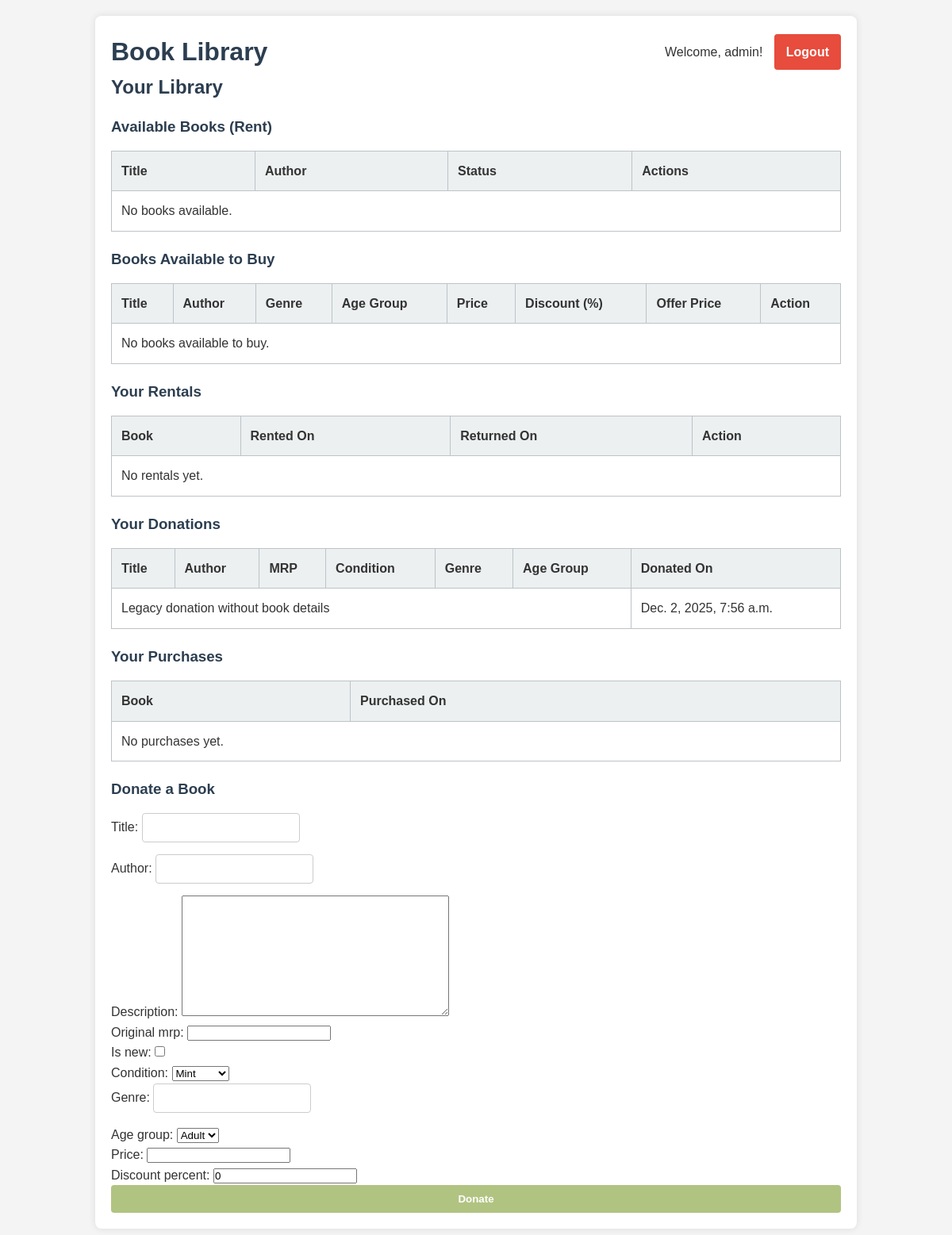
Before: / (signed in) with the older database file.
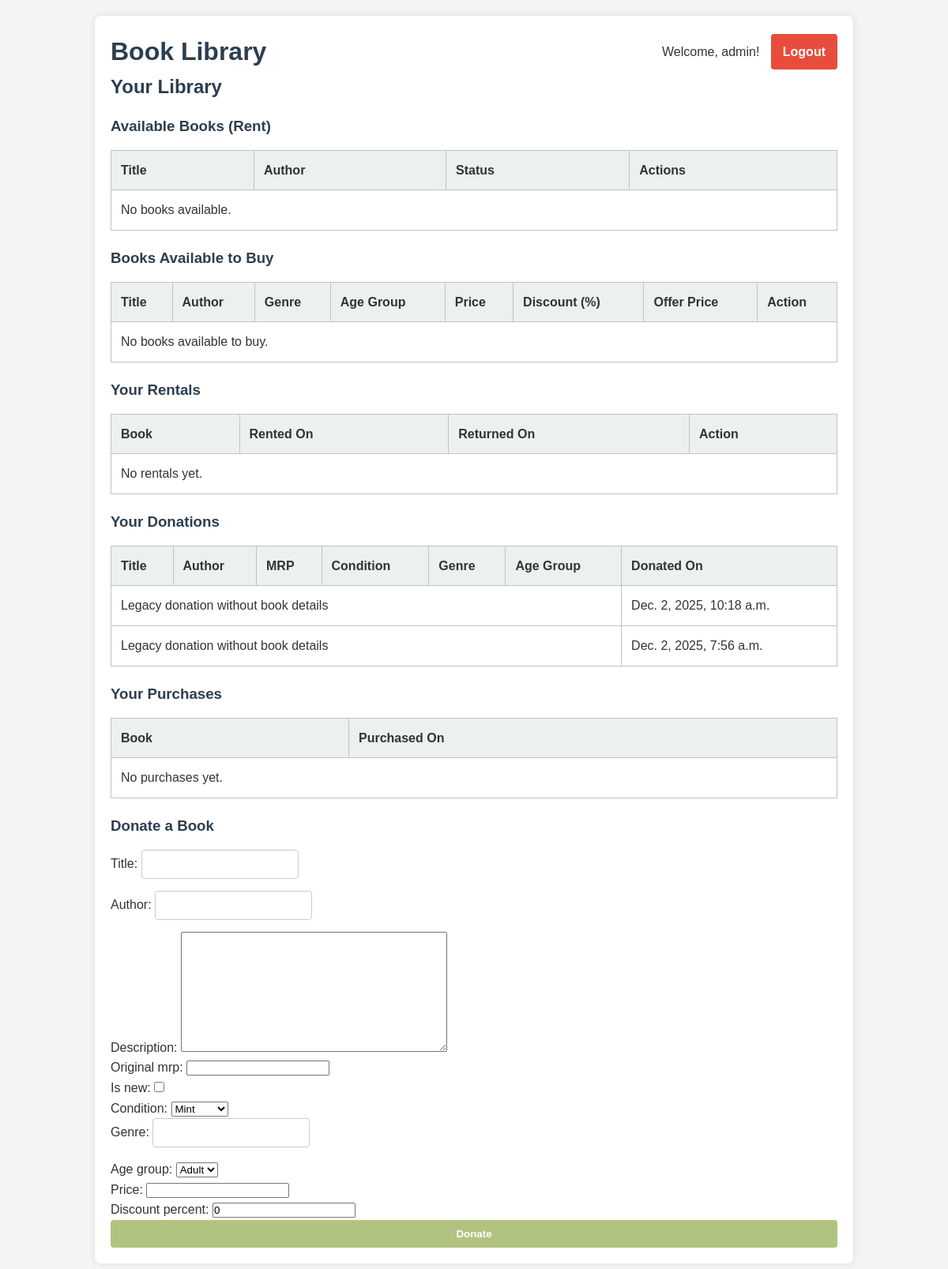
After: the same page with the newer database file.
### library_app/models.py (models this page shows, shortened)
class Donation(models.Model):
    user = models.ForeignKey(User, on_delete=models.CASCADE)
    book = models.ForeignKey(Book, on_delete=models.CASCADE, null=True, blank=True)
    donated_on = models.DateTimeField(auto_now_add=True)

### library_app/views.py (the view)
# urls.py: path('', views.library_home, name='library-home'),
@login_required
def library_home(request):
    books = Book.objects.all()
    buyable_books = Book.objects.filter(price__isnull=False)
    rentals = Rental.objects.filter(user=request.user).order_by('-rented_on')
    donations = Donation.objects.filter(user=request.user).select_related('book').order_by('-donated_on')
    purchases = Purchase.objects.filter(user=request.user).select_related('book').order_by('-purchased_on')
    donation_form = DonationBookForm()
    context = {
        'books': books,
        'buyable_books': buyable_books,
        'rentals': rentals,
        'donations': donations,
        'purchases': purchases,
        'donation_form': donation_form,
    }
    return render(request, 'library_app/home.html', context)

### library_app/forms.py
class DonationBookForm(forms.ModelForm):
    class Meta:
        model = Book
        fields = [
            'title',
            'author',
            'description',
            'original_mrp',
            'is_new',
            'condition',
            'genre',
            'age_group',
            'price',
            'discount_percent',
        ]

### library_app/templates/library_app/home.html (shortened to what this page needs)
{% extends 'library_app/index.html' %}
{% block content %}
  <h2>Your Library</h2>
  <h3>Available Books (Rent)</h3>
  <table>
    <thead>
      <tr>
        <th>Title</th><th>Author</th><th>Status</th><th>Actions</th>
      </tr>
    </thead>
    <tbody>
      {% for book in books %}
      <tr>
        <td>{{ book.title }}</td>
        <td>{{ book.author }}</td>
        <td>
          {% if book.available %}
            <span class="status-available">Available</span>
          {% else %}
            <span class="status-rented">Rented</span>
          {% endif %}
        </td>
        <td>
          {% if book.available %}
            <a href="{% url 'rent-book' book.id %}" class="btn-action">Rent</a>
          {% else %}
            <span class="disabled">Not Available</span>
          {% endif %}
        </td>
      </tr>
      {% empty %}
      <tr><td colspan="4">No books available.</td></tr>
      {% endfor %}
    </tbody>
  </table>
  <h3>Books Available to Buy</h3>
  <table>
    <thead>
      <tr>
        <th>Title</th>
        <th>Author</th>
        <th>Genre</th>
        <th>Age Group</th>
        <th>Price</th>
        <th>Discount (%)</th>
        <th>Offer Price</th>
        <th>Action</th>
      </tr>
    </thead>
    <tbody>
      {% for book in buyable_books %}
      <tr>
        <td>{{ book.title }}</td>
        <td>{{ book.author }}</td>
        <td>{{ book.genre }}</td>
        <td>{{ book.get_age_group_display }}</td>
        <td>{{ book.price }}</td>
        <td>{{ book.discount_percent }}</td>
        <td>{{ book.offer_price }}</td>
        <td>
          <a href="{% url 'buy-book' book.id %}" class="btn-action btn-buy">Buy</a>
        </td>
      </tr>
      {% empty %}
      <tr><td colspan="8">No books available to buy.</td></tr>
      {% endfor %}
    </tbody>
  </table>
  <h3>Your Rentals</h3>
  <table>
    <thead>
      <tr>
        <th>Book</th><th>Rented On</th><th>Returned On</th><th>Action</th>
      </tr>
    </thead>
    <tbody>
      {% for rental in rentals %}
      <tr>
        <td>{{ rental.book.title }}</td>
        <td>{{ rental.rented_on }}</td>
        <td>
          {% if rental.returned_on %}
            {{ rental.returned_on }}
          {% else %}
            Currently rented
          {% endif %}
        </td>
        <td>
          {% if not rental.returned_on %}
            <a href="{% url 'return-book' rental.id %}" class="btn-action">Return</a>
          {% else %}
            <span class="disabled">Returned</span>
          {% endif %}
        </td>
      </tr>
      {% empty %}
      <tr><td colspan="4">No rentals yet.</td></tr>
      {% endfor %}
    </tbody>
  </table>
  <h3>Your Donations</h3>
  <table>
    <thead>
      <tr>
        <th>Title</th>
        <th>Author</th>
        <th>MRP</th>
        <th>Condition</th>
        <th>Genre</th>
        <th>Age Group</th>
        <th>Donated On</th>
      </tr>
    </thead>
    <tbody>
      {% for donation in donations %}
      <tr>
        {% if donation.book %}
          <td>{{ donation.book.title }}</td>
          <td>{{ donation.book.author }}</td>
          <td>{{ donation.book.original_mrp }}</td>
          <td>{{ donation.book.get_condition_display }}</td>
          <td>{{ donation.book.genre }}</td>
          <td>{{ donation.book.get_age_group_display }}</td>
        {% else %}
          <td colspan="6">Legacy donation without book details</td>
        {% endif %}
        <td>{{ donation.donated_on }}</td>
      </tr>
      {% endfor %}
    </tbody>
  </table>
  <h3>Your Purchases</h3>
  <table>
    <thead>
      <tr>
        <th>Book</th><th>Purchased On</th>
      </tr>
    </thead>
    <tbody>
      {% for purchase in purchases %}
      <tr>
        <td>{{ purchase.book.title }}</td>
        <td>{{ purchase.purchased_on }}</td>
      </tr>
      {% empty %}
      <tr><td colspan="2">No purchases yet.</td></tr>
      {% endfor %}
    </tbody>
  </table>
  <h3>Donate a Book</h3>
  <form method="POST" action="{% url 'donate-book' %}" class="form">
    {{ donation_form.as_p }}
    <button type="submit" class="btn-primary">Donate</button>
  </form>
{% endblock %}

Changed rows visible on the page:
added Donation: shows "Legacy donation without book details", donated_on "Dec. 2, 2025, 10:18 a.m."
